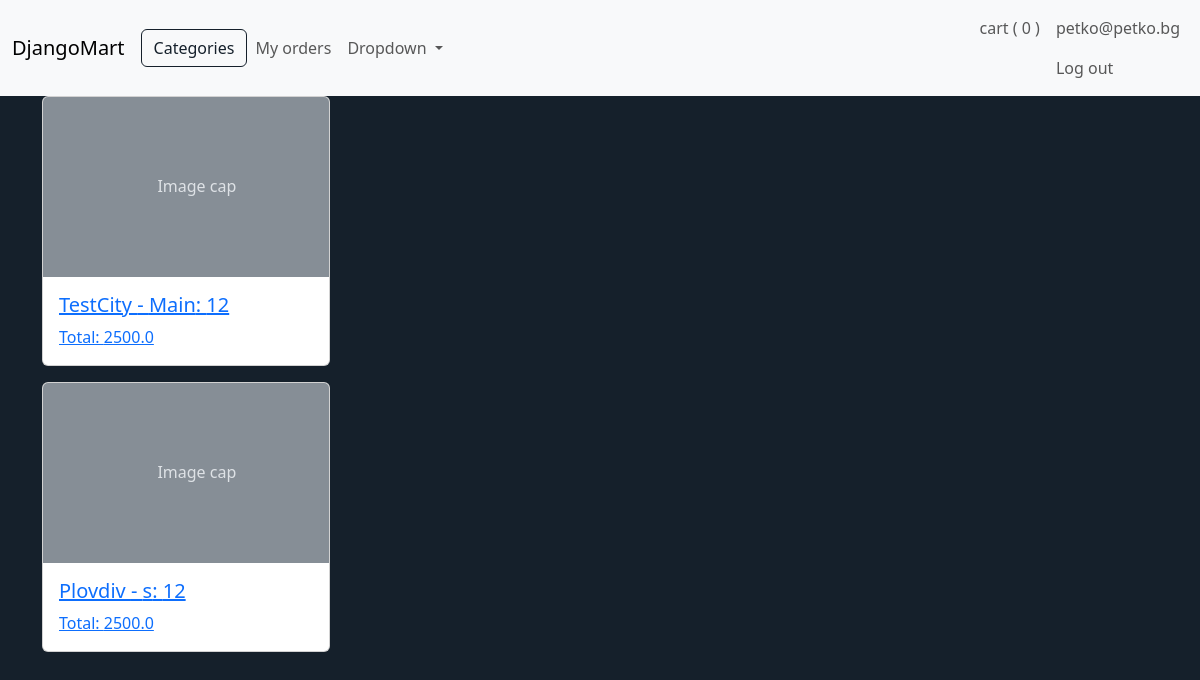
Page /orders (signed in) on the committed database.
### DjangoMartApp/models.py (models this page shows, shortened)
class ShoppingCart(models.Model):
    user_id = models.ForeignKey(User, on_delete=models.CASCADE)
    total_items_count = models.PositiveIntegerField(default=0)

class User(AbstractUser):
    first_name = models.CharField(max_length=50)
    last_name = models.CharField(max_length=50)
    phone_number = models.CharField(max_length=15, blank=True)
    total_purchased_amount = models.FloatField(default=0)
    available_tokens = models.FloatField(default=500,  validators=[MinValueValidator(0)])
    delivery_details_provided_count = models.PositiveSmallIntegerField(default=0, validators=[MaxValueValidator(3)])
    is_deleted = models.BooleanField(default=False)
    is_api_user = models.BooleanField(default=False)
    created_date = models.DateTimeField(default=timezone.now, editable=False)
    updated_date = models.DateTimeField(auto_now=True)

class DeliveryTracking(models.Model):
    class Status(models.TextChoices):
        COLLECTING = 'Collecting'
        PREPARED = 'Prepared'
        SHIPPED = 'Shipped'
        DELIVERED = 'Delivered'
        CANCELLED = 'Cancelled'
    delivery_destination = models.ForeignKey(DeliveryDestination,
                                            on_delete=models.SET_NULL,
                                            null=True,
                                            blank=True,
                                            related_name='delivery_tracking')
    user = models.ForeignKey(User, on_delete=models.DO_NOTHING)
    city = models.CharField(max_length=100)
    street = models.CharField(max_length=100)
    street_number = models.PositiveIntegerField(blank=True, null=True)
    phone_number = models.PositiveIntegerField()
    status = models.CharField(
        max_length=20,
        choices=Status.choices,
        default=Status.COLLECTING,
    )
    purchase = models.ForeignKey('Purchase',
                                 on_delete=models.DO_NOTHING,
                                 related_name='delivery_tracking')
    created_date = models.DateTimeField(auto_now_add=True)
    delivered_date = models.DateTimeField(blank=True, null=True)

class Purchase(models.Model):
    user = models.ForeignKey(User, on_delete=models.DO_NOTHING)
    total_price = models.FloatField()
    is_invalid = models.BooleanField(default=False)
    created_date = models.DateTimeField(auto_now_add=True)
    updated_date = models.DateTimeField(auto_now=True)

### DjangoMartApp/views/web.py (the view)
# urls.py: path('orders', orders, name='orders'),
@login_required
def orders(request):
    deliveries = DeliveryTracking.objects.filter(user=request.user).order_by('-created_date')
    return render_django_mart_app(request, 'orders', {'deliveries':deliveries})

### DjangoMartApp/context_processors.py (called while the page is built)
def categories_processor(request):
    return {
        'categories': Category.objects.filter(is_active=True)
    }

def cart_processor(request):
    if request.user.is_authenticated:
        try:
            cart = ShoppingCart.objects.get(user_id=request.user)
        except ShoppingCart.DoesNotExist:
            cart = None
    else:
        cart = None
    return {'shopping_cart': cart}

### DjangoMartApp/views/utility.py (called while the page is built)
def render_django_mart_app(request, template_name, context=None):
    if context is None:
        context = {}
    full_template_name = f'DjangoMartApp/{template_name}.html'
    return render(request, full_template_name, context)

### DjangoMartApp/templates/DjangoMartApp/orders.html (shortened to what this page needs)
{% extends "DjangoMartApp/layout.html" %}
{% load static %}
{% block body %}
    {% for delivery in deliveries %}
        <div class="card mb-3" style="width: 18rem;">
            <a href="{% url 'delivery' delivery.id %}">
                <svg aria-label="Placeholder: Image cap" class="bd-placeholder-img card-img-top" height="180" preserveAspectRatio="xMidYMid slice" role="img" width="100%" xmlns="http://www.w3.org/2000/svg">
                <title>{{delivery.city}}</title>
                <rect width="100%" height="100%" fill="#868e96">
                </rect>
                <text x="40%" y="50%" fill="#dee2e6" dy=".3em">
                    Image cap
                </text>
                </svg>
                <div class="card-body">
                <h5 class="card-title">{{delivery.city}} - {{delivery.street}}: {{delivery.street_number}}</h5>
                <p class="card-text">Total: {{delivery.purchase.total_price}}</p>
                </div>
            </a>
        </div>
    {% endfor %}
{% endblock %}

### DjangoMartApp/templates/DjangoMartApp/layout.html (shortened to what this page needs)
{% load static %}
<!doctype html>
<html lang="en">
  <head>
    <link href="https://cdn.jsdelivr.net/npm/bootstrap@5.3.7/dist/css/bootstrap.min.css" rel="stylesheet">
    <link href="{% static 'DjangoMartApp/styles.css' %}" rel="stylesheet">
  </head>
  <body>
    <nav class="navbar navbar-expand-lg bg-body-tertiary">
      <div class="container-fluid">
        <a class="navbar-brand" href="{% url 'homepage' %}">DjangoMart</a>
        <button type="button" class="btn active" id="dark-element" data-bs-toggle="offcanvas" data-bs-target="#catOffcanvas">
          Categories
        </button>
        <div class="collapse navbar-collapse" id="navbarSupportedContent">
          <ul class="navbar-nav me-auto mb-2 mb-lg-0">
            {% if user.is_authenticated %}
              <li class="nav-item">
                <a class="nav-link" href="{% url 'orders' %}">My orders</a>
              </li>
            {% endif %}
            <li class="nav-item dropdown">
              <a class="nav-link dropdown-toggle" href="#" role="button" data-bs-toggle="dropdown" aria-expanded="false">
                Dropdown
              </a>
            </li>
          </ul>
          <div class="d-flex navbar-nav">
            {% if user.is_authenticated %}
            <a class="nav-link" href="{% url 'cart' %}">cart
              (
              <span id="cartItemsCount">
                {{shopping_cart.total_items_count}}
              </span>
              )
            </a>
              <li class="nav-item">
                <a class="nav-link" href="{% url 'logout_view' %}">{{user.username}}</a>
                <a class="nav-link" href="{% url 'logout_view' %}">Log out</a>
              </li>
            {% else %}
              <li class="nav-item">
                <a class="nav-link" href="{% url 'login_view' %}">Log In</a>
              </li>
            {% endif %}
          </div>
        </div>
      </div>
    </nav>
    <div class="container">
      {% block body %}
      {% endblock %}
    </div>
  </body>
</html>

### DjangoMartApp/static/DjangoMartApp/styles.css (style rules this page uses)
body { background-color:rgb(21, 32, 43); color: white; }
#dark-element { border-color: rgb(21, 32, 43) !important; color: rgb(21, 32, 43) !important; }

### rows in the picture
ShoppingCart: total_items_count "0"
User: username "petko@petko.bg"
DeliveryTracking: city "TestCity", street "Main", street_number "12", purchase.total_price "2500.0"
DeliveryTracking: city "Plovdiv", street "s", street_number "12", purchase.total_price "2500.0"
